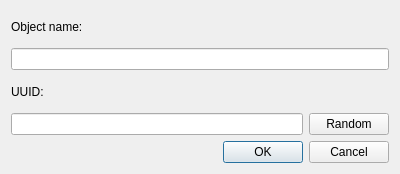
<?xml version="1.0" encoding="UTF-8"?>
<ui version="4.0">
 <class>DialogCreateNewObject</class>
 <widget class="QDialog" name="DialogCreateNewObject">
  <property name="geometry">
   <rect>
    <x>0</x>
    <y>0</y>
    <width>400</width>
    <height>174</height>
   </rect>
  </property>
  <property name="windowTitle">
   <string>Dialog</string>
  </property>
  <layout class="QVBoxLayout" name="verticalLayout">
   <item>
    <widget class="QLabel" name="labelObjectName">
     <property name="text">
      <string>Object name:</string>
     </property>
    </widget>
   </item>
   <item>
    <widget class="QLineEdit" name="lineEditObjectName"/>
   </item>
   <item>
    <widget class="QLabel" name="labelUUID">
     <property name="text">
      <string>UUID:</string>
     </property>
    </widget>
   </item>
   <item>
    <layout class="QHBoxLayout" name="horizontalLayout">
     <item>
      <widget class="QLineEdit" name="lineEditUUID"/>
     </item>
     <item>
      <widget class="QPushButton" name="pushButtonCreateNewUUID">
       <property name="text">
        <string>Random</string>
       </property>
      </widget>
     </item>
    </layout>
   </item>
   <item>
    <widget class="QDialogButtonBox" name="buttonBox">
     <property name="orientation">
      <enum>Qt::Horizontal</enum>
     </property>
     <property name="standardButtons">
      <set>QDialogButtonBox::Cancel|QDialogButtonBox::Ok</set>
     </property>
    </widget>
   </item>
  </layout>
 </widget>
 <resources/>
 <connections>
  <connection>
   <sender>buttonBox</sender>
   <signal>accepted()</signal>
   <receiver>DialogCreateNewObject</receiver>
   <slot>accept()</slot>
   <hints>
    <hint type="sourcelabel">
     <x>248</x>
     <y>254</y>
    </hint>
    <hint type="destinationlabel">
     <x>157</x>
     <y>274</y>
    </hint>
   </hints>
  </connection>
  <connection>
   <sender>buttonBox</sender>
   <signal>rejected()</signal>
   <receiver>DialogCreateNewObject</receiver>
   <slot>reject()</slot>
   <hints>
    <hint type="sourcelabel">
     <x>316</x>
     <y>260</y>
    </hint>
    <hint type="destinationlabel">
     <x>286</x>
     <y>274</y>
    </hint>
   </hints>
  </connection>
 </connections>
</ui>
